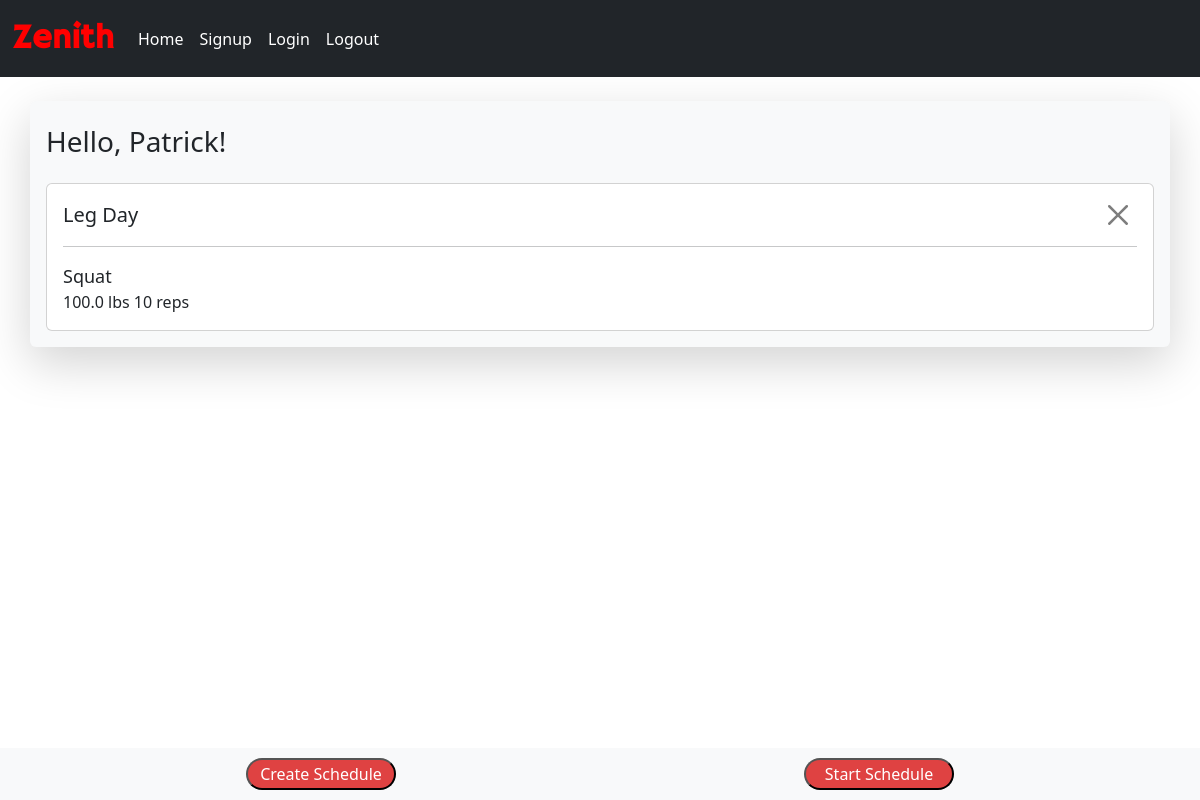
The page /home (signed in) on the database as committed earlier.
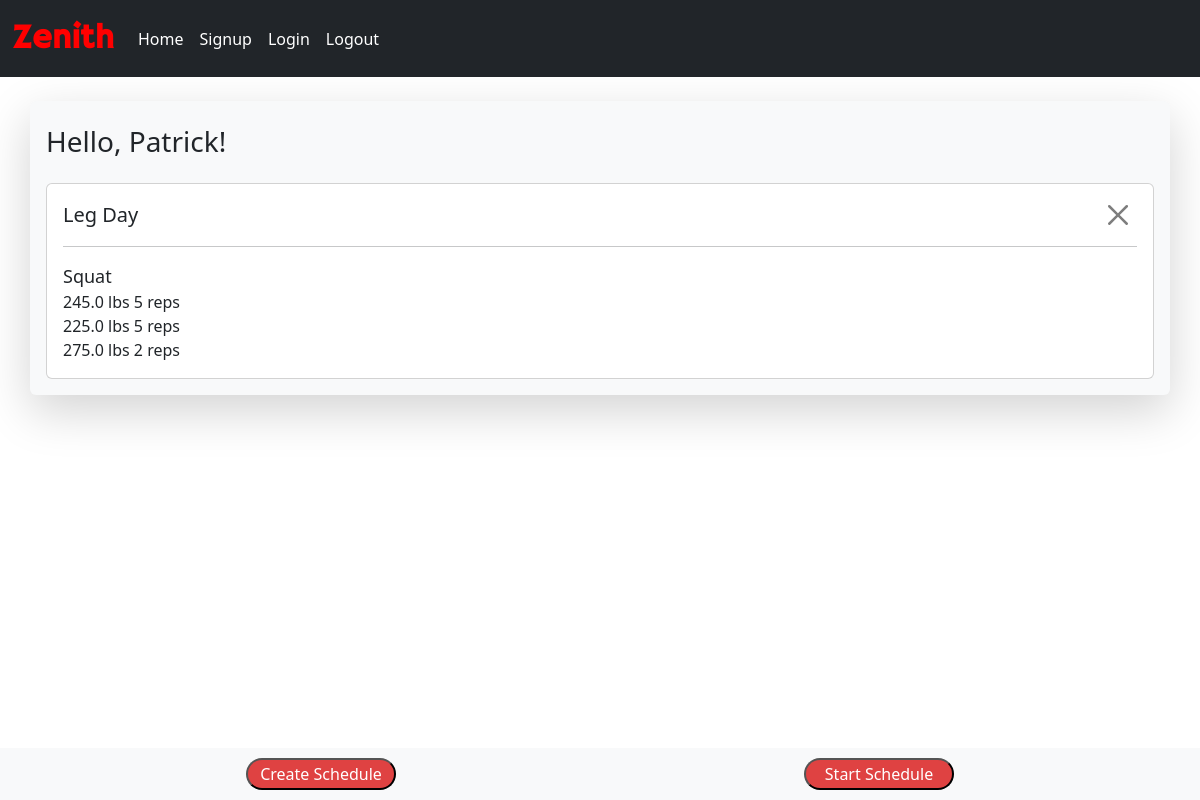
The same page on the database as committed later.
### website/models.py (models this page shows)
class User(db.Model, UserMixin):
    id = db.Column(db.Integer, primary_key=True)
    email = db.Column(db.String, nullable=False, unique=True)
    username = db.Column(db.String, nullable=False)
    password = db.Column(db.String, nullable=False)
    schedules = db.relationship("Schedule", backref="user", lazy=True)

class Schedule(db.Model, UserMixin):
    id = db.Column(db.Integer, primary_key=True)
    schedule_name = db.Column(db.String(100), nullable=False)
    date_created = db.Column(db.DateTime, default=datetime.utcnow(), nullable=False)
    user_id = db.Column(db.Integer, db.ForeignKey('user.id'), nullable=False)
    exercises = db.relationship('Exercise', backref='schedule', lazy=True)

class Exercise(db.Model, UserMixin):
    id = db.Column(db.Integer, primary_key=True)
    exercise_name = db.Column(db.String(100), nullable=False)
    schedule_id = db.Column(db.Integer, db.ForeignKey('schedule.id'))
    user_id = db.Column(db.Integer, db.ForeignKey('user.id'), nullable=False)
    sets = db.relationship('Set', backref='exercise', lazy=True)

class Set(db.Model, UserMixin):
    id = db.Column(db.Integer, primary_key=True)
    reps = db.Column(db.Integer, nullable=False)
    weight = db.Column(db.Float, nullable=False)
    exercise_id = db.Column(db.Integer, db.ForeignKey('exercise.id'), nullable=False)
    user_id = db.Column(db.Integer, db.ForeignKey('user.id'), nullable=False)

### website/training.py (the view)
@training.route("/", methods=['POST', 'GET'])
@training.route("/home", methods=['POST', 'GET'])
@login_required
def home():
    schedules = Schedule.query.filter_by(user_id=current_user.id).all()
    exercises = Exercise.query.filter_by(user_id=current_user.id).all()
    sets = Set.query.filter_by(user_id=current_user.id).all()
    return render_template("index.html", schedules=schedules, exercises=exercises, sets=sets, current_user=current_user, username=current_user.username)

### website/__init__.py (called while the page is built)
def create_app():
    app = Flask(__name__)
    app.config["SQLALCHEMY_DATABASE_URI"] = "sqlite:///project.db"
    app.config['SECRET_KEY'] = os.getenv('FLASK_SECRET_KEY', 'a_default_secret_key')
    app.config['SESSION_PERMANENT'] = True
    app.config['PERMANENT_SESSION_LIFETIME'] = 604800
    db.init_app(app)
    from .auth import auth
    app.register_blueprint(auth)
    from .training import training
    app.register_blueprint(training)
    from .models import User
    create_database(app)
    login_manager.login_view = "auth.login"
    login_manager.login_message = "You must be signed in to reach this page!"
    login_manager.login_message_category = "danger"
    login_manager.init_app(app)
    @login_manager.user_loader
    def load_user(id):
        return User.query.get(int(id))
    return app

### website/templates/index.html (shortened to what this page needs)
{% extends 'base.html' %}
{% block content %}
<div class="container shadow-lg p-3 mb-5 mt-4 bg-light rounded" style="margin-bottom: 15%;">
    <h3 class="mt-2 mb-4 ">Hello, {{username}}!</h3>
    {% for schedule in schedules %}
    <div id="schedule_{{ schedule.id }}" class="card clickable p-3 mt-3" onclick="selectSchedule({{ schedule.id }})">
        <div class="schedule-name">
            {{ schedule.schedule_name }}
            <div class="btnDiv d-inline">
                <button class="btn-close"  onclick="deleteSchedule({{schedule.id}})"></button>
            </div>
        </div>
        <div class="exercise-name">
            {% for exercise in exercises %}
                {% if exercise.schedule_id == schedule.id %}
                <hr>
                    {{ exercise.exercise_name }}
                    <div class="set-data">
                        {% for set in sets %}
                            {% if set.exercise_id == exercise.id %}
                                <div>{{ set.weight }} lbs {{ set.reps }} reps</div>
                            {% endif %}
                        {% endfor %}
                    </div>
                {% endif %}
            {% endfor %}
        </div>
    </div>
    {% endfor %}
</div>
<div class="bottom-row bg-light">
    <div class="container">
        <div class="d-flex flex-row justify-content-around">
            <div class="col-auto">
                <a href="/schedule/create"><button class="button">Create Schedule</button></a>
            </div>
            <div class="col-auto">
                <button onclick="startSelectedSchedule()" class="button">Start Schedule</button>
            </div>
        </div>
    </div>
</div>
{% endblock %}

### website/templates/base.html (shortened to what this page needs)
<!DOCTYPE html>
<html lang="en">
<head>
    <link href="https://cdn.jsdelivr.net/npm/bootstrap@5.3.2/dist/css/bootstrap.min.css" rel="stylesheet">
</head>
<body>
    <nav class="navbar navbar-expand-lg bg-dark">
        <div class="container-fluid">
          <a class="navbar-brand" href="/home">
            Zenith
          </a>
          <div class="collapse navbar-collapse" id="navbarNav">
            <ul class="navbar-nav">
              <li class="nav-item">
                <a class="nav-link active text-white" aria-current="page" href="/home">Home</a>
              </li>
              <li class="nav-item">
                <a class="nav-link text-white" href="/signup">Signup</a>
              </li>
              <li class="nav-item">
                <a class="nav-link text-white" href="/login">Login</a>
              </li>
              <li class="nav-item">
                <a class="nav-link text-white" href="/logout">Logout</a>
              </li>
            </ul>
          </div>
        </div>
      </nav>
    {% block content %}
    {% endblock %}
</body>
</html>

### website/templates/index.html (style rules this page uses)
.bottom-row { position: fixed; bottom: 0; width: 100%; padding: 10px; text-align: center; }
.clickable { cursor: pointer; }
.btnDiv { position: absolute; right: 20px; }
.button { padding: 2px; border-radius: 20px; background-color: rgb(223, 66, 66); color: white; font-weight: 400; min-width: 150px; }
.schedule-name { font-size: 20px; }
.exercise-name { font-size: 18px; }
.set-data { font-size: 16px; }

Rows that differ between the two databases and show on the page:
changed Set (number 1 of 3 on the later page): weight "100.0" → "245.0"; reps "10" → "5"
added Set: weight "225.0", reps "5"
added Set: weight "275.0", reps "2"
